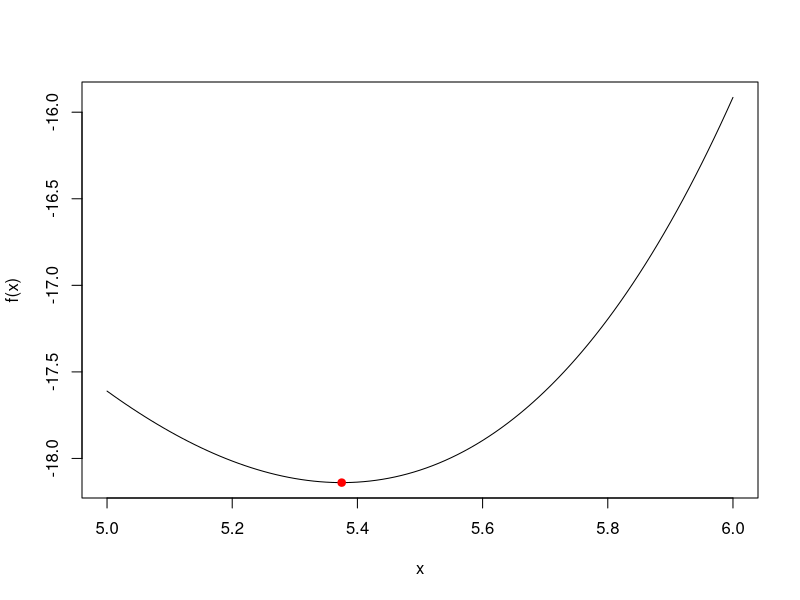

Reproduce this figure in R.

f <- function(x) exp(x - 3) - x^2

a <- 5
b <- 6
eps <- 0.0001

F <- c(1, 1)
while (tail(F, 1) < (b - a) / eps) {
  F <- c(F, sum(tail(F, 2)))
}

n <- length(F)

x1 <- a + F[n-2] / F[n] * (b-a)
x2 <- a + F[n-1] / F[n] * (b-a)

for (i in 1:(n-3)) {
  if (f(x1) <= f(x2)) {
    b <- x2
    x2 <- x1
    x1 <- a + F[n-i-2] / F[n-i] * (b-a)
  } else {
    a <- x1
    x1 <- x2
    x2 <- a + F[n-i-1] / F[n-i] * (b-a)
  }
}

if (f(x1) <= f(x1 + eps/10)) {
  b <- x1 + eps/10
} else {
  a <- x1
}

x_min <- (a + b) / 2

cat("min x =", x_min, "\n")
cat("function value =", f(x_min), "\n")
cat("iterations =", n-2, "\n")

curve(f(x), from=5, to=6)
points(x_min, f(x_min), col="red", pch=19)
